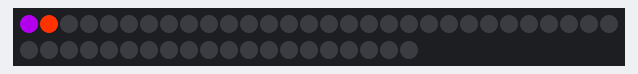
Bench run of a program on a simulated Raspberry Pi (BCM pin numbers). On the bench: 50 RGB LEDs in strip order, left to right, continuing on the next row.

Above: at 0.08 s.
At 1.6 s:
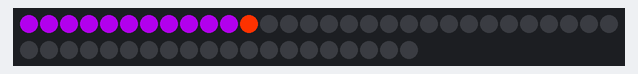
At 3.27 s:
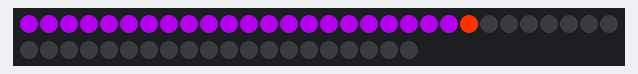
At 4.78 s:
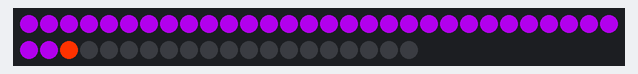
At 6.46 s:
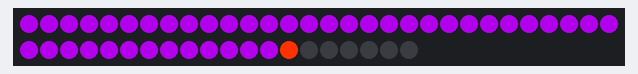
At 39.88 s:
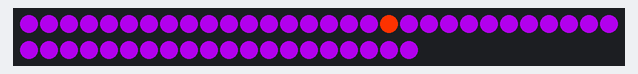

The program:

main.py
```python
import time
from typing import Tuple
from rpi_ws281x import PixelStrip, Color, ws

# LED strip configuration:
LED_COUNT = 50        # Number of LED pixels.
LED_PIN = 18          # GPIO pin connected to the pixels (18 uses PWM!).
LED_FREQ_HZ = 800000  # LED signal frequency in hertz (usually 800khz)
LED_DMA = 10          # DMA channel to use for generating signal (try 10)
LED_BRIGHTNESS = 20  # Set to 0 for darkest and 255 for brightest
LED_INVERT = False    # True to invert the signal (when using NPN transistor level shift)
LED_CHANNEL = 0       # set to '1' for GPIOs 13, 19, 41, 45 or 53
LED_STRIP_TYPE = ws.WS2811_STRIP_RGB

class OutdoorLights(PixelStrip):
    led_count = 50
    led_pin = 18
    led_freq_hz = 800000
    led_dma = 10
    led_brightness = 250
    led_invert = False
    led_channel = 0
    led_strip_type = ws.WS2811_STRIP_RGB

    def __init__(self):
        super().__init__(
            num=self.led_count,
            pin=self.led_pin,
            freq_hz=self.led_freq_hz,
            dma=self.led_dma,
            invert=self.led_invert,
            brightness=self.led_brightness,
            channel=self.led_channel,
            strip_type=self.led_strip_type,
            gamma=None
            )

    def swipe(self, color: Color, ms_delay: int = 1000):
        for i in range(self.led_count):
            lights.setPixelColor(i,color)
            lights.show()
            time.sleep(ms_delay/1000)

    def wipe(self):
        for i in range(self.led_count):
            self.setPixelColor(i,Color(0,0,0,0))
        self.show()
        self._cleanup()

    def skip(self, primary:Color, skipper: Color, ms_delay:int = 1000):
        while True:
            prev = 0
            for i in range(self.led_count):
                if i == 0:
                    self.setPixelColor(i,skipper)
                    self.show()
                else:
                    self.setPixelColor(i-1,primary)
                    self.setPixelColor(i,skipper)
                    self.show()
                    time.sleep(ms_delay/1000)
                    self.setPixelColor(i,primary)


lights=OutdoorLights()

lights.begin()


lights.skip(primary=Color(150,0,200), skipper=Color(255,50,0), ms_delay=150)

# counter = 0
# _continue = True
# while _continue:
#     lights.swipe(color=Color(150,0,200), ms_delay=15)
#     lights.swipe(color=Color(255,50,0), ms_delay=15)
#     counter += 1
#     if counter >10:
#         lights.wipe()
#         _continue = False
```
